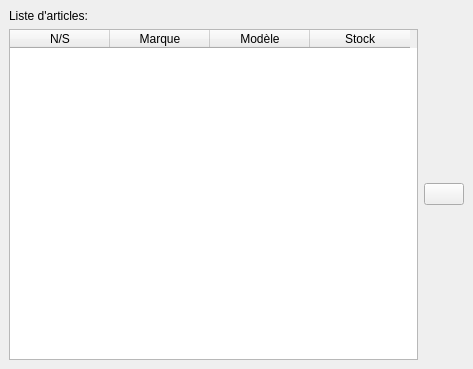
<?xml version="1.0" encoding="UTF-8"?>
<ui version="4.0">
 <class>MainWindow</class>
 <widget class="QMainWindow" name="MainWindow">
  <property name="geometry">
   <rect>
    <x>0</x>
    <y>0</y>
    <width>473</width>
    <height>369</height>
   </rect>
  </property>
  <property name="minimumSize">
   <size>
    <width>473</width>
    <height>369</height>
   </size>
  </property>
  <property name="windowTitle">
   <string>MainWindow</string>
  </property>
  <widget class="QWidget" name="centralwidget">
   <layout class="QVBoxLayout" name="verticalLayout">
    <item>
     <widget class="QLabel" name="label_12">
      <property name="styleSheet">
       <string notr="true">font: 87 14pt &quot;Arial Black&quot;;</string>
      </property>
      <property name="text">
       <string>Liste d'articles:</string>
      </property>
     </widget>
    </item>
    <item>
     <layout class="QHBoxLayout" name="horizontalLayout">
      <item>
       <widget class="QTableWidget" name="tbl_items">
        <column>
         <property name="text">
          <string>N/S</string>
         </property>
        </column>
        <column>
         <property name="text">
          <string>Marque</string>
         </property>
        </column>
        <column>
         <property name="text">
          <string>Modèle</string>
         </property>
        </column>
        <column>
         <property name="text">
          <string>Stock</string>
         </property>
        </column>
       </widget>
      </item>
      <item>
       <widget class="QPushButton" name="btn_pushRight">
        <property name="text">
         <string/>
        </property>
        <property name="icon">
         <iconset>
          <normaloff>res/right_icon.png</normaloff>res/right_icon.png</iconset>
        </property>
        <property name="iconSize">
         <size>
          <width>30</width>
          <height>30</height>
         </size>
        </property>
       </widget>
      </item>
     </layout>
    </item>
   </layout>
  </widget>
 </widget>
 <resources/>
 <connections/>
</ui>
